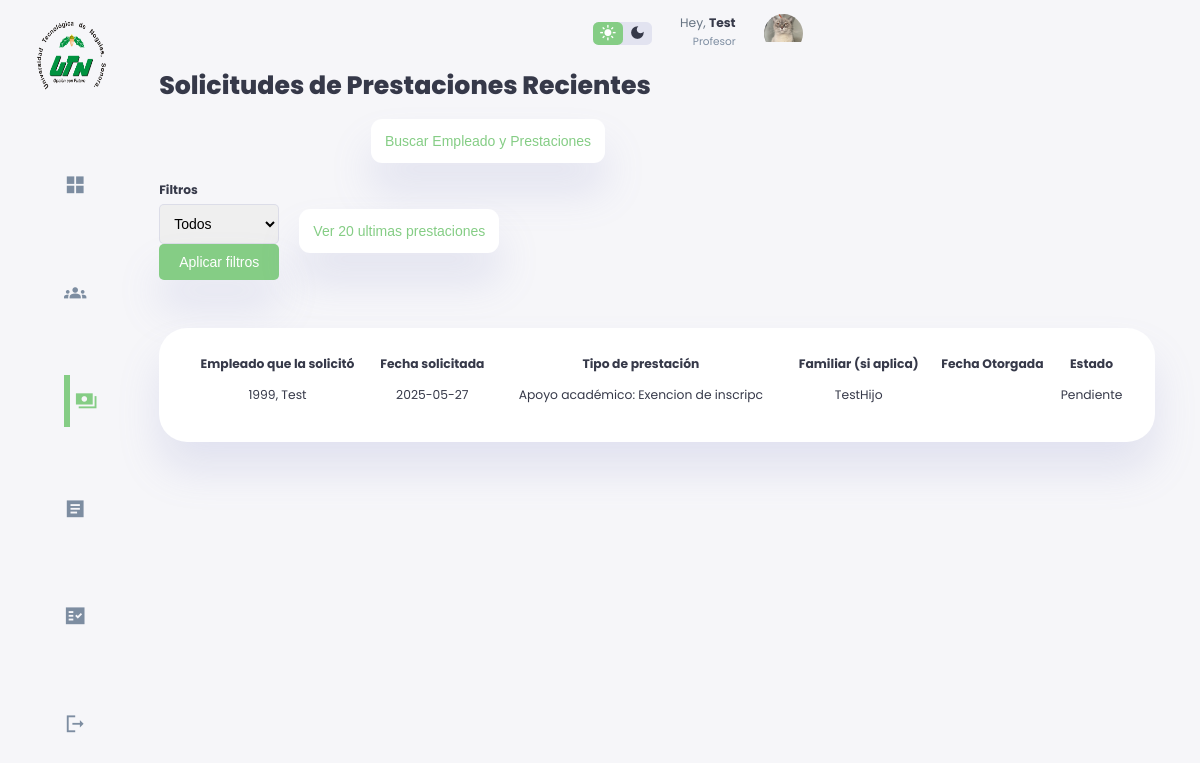
/solicitudesprestaciones.php (signed in), run on an earlier commit of the app's database.
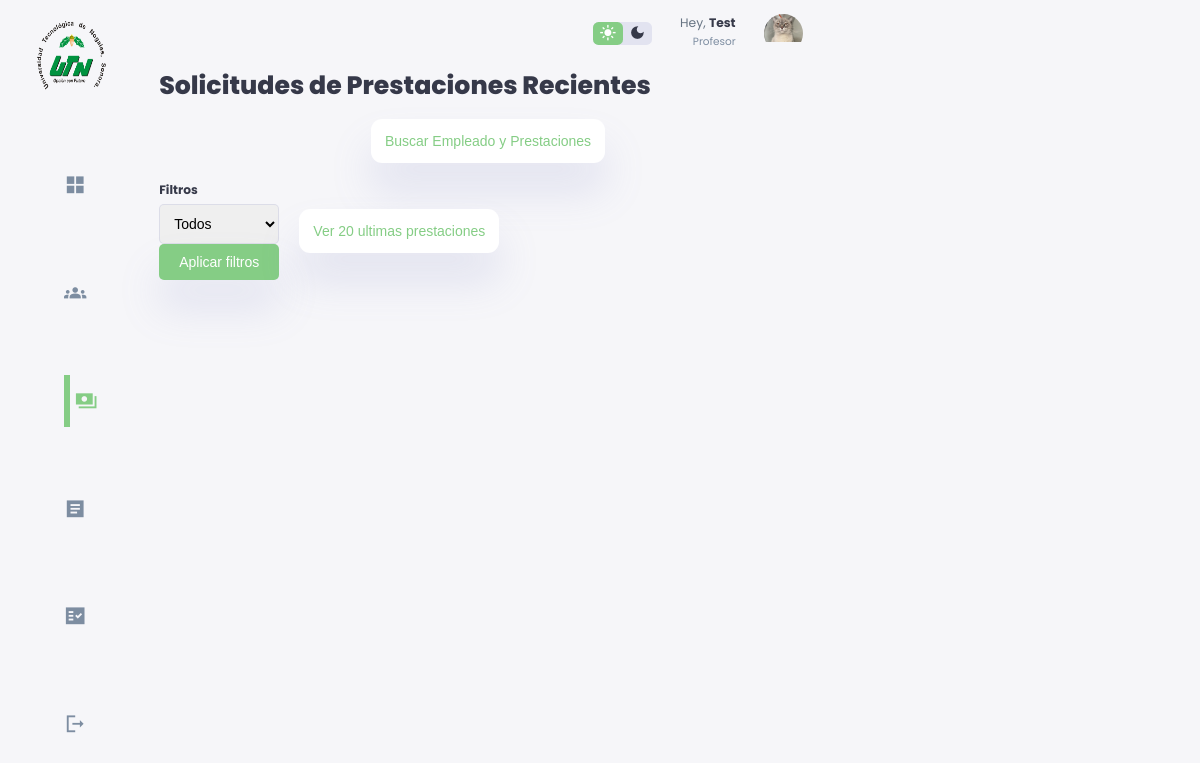
And on a later commit of the database.
### tables this page shows
CREATE TABLE `prestacion` (
  `Id_Prestacion` int(11) NOT NULL,
  `Fecha_Solicitada` date NOT NULL DEFAULT current_timestamp(),
  `Fecha_Otorgada` date DEFAULT NULL,
  `Tipo` varchar(40) NOT NULL,
  `Estado` varchar(15) DEFAULT NULL
);

CREATE TABLE `empleado_prestacion` (
  `Numero_Empleado` int(11) NOT NULL,
  `Id_Prestacion` int(11) NOT NULL,
  `Tipo` varchar(40) NOT NULL,
  `Fecha_Solicitada` date NOT NULL DEFAULT current_timestamp(),
  `Fecha_Otorgada` date DEFAULT NULL
);

CREATE TABLE `empleado` (
  `Numero_Empleado` int(20) NOT NULL,
  `Nombre_Empleado` varchar(30) NOT NULL,
  `Contraseña_Empleado` varchar(20) DEFAULT '',
  `Area` varchar(30) NOT NULL,
  `Edad` int(3) NOT NULL,
  `Genero` varchar(12) NOT NULL,
  `Titulo` varchar(50) NOT NULL,
  `Fecha_Ingreso` date NOT NULL DEFAULT current_timestamp(),
  `Direccion` varchar(200) NOT NULL,
  `Telefono` varchar(12) NOT NULL,
  `Discapacidad` varchar(50) NOT NULL DEFAULT 'N/A',
  `Estado` varchar(30) NOT NULL DEFAULT 'Activo',
  `Dias_Extras` int(2) NOT NULL DEFAULT 0,
  `Dias` int(2) NOT NULL DEFAULT 24
);

CREATE TABLE `prestacion_apoyoacademico` (
  `Id_Prestacion` int(11) NOT NULL,
  `Numero_Empleado` int(11) NOT NULL,
  `Id_Familiar` int(11) NOT NULL,
  `Nivel_Academico` varchar(20) NOT NULL,
  `Nombre_Institucion` varchar(35) NOT NULL,
  `Tipo` varchar(20) NOT NULL
);

CREATE TABLE `familiar_empleado` (
  `Id_Familiar` int(11) NOT NULL,
  `Nombre_Familiar` varchar(50) NOT NULL,
  `Nivel_academico` varchar(25) NOT NULL,
  `Edad` int(3) NOT NULL
);

### solicitudesprestaciones.php (the view, shortened to what the changed rows need)
<?php
require_once("conn.php");
?>
<!DOCTYPE html>
<html lang="en">
<head>
    <link href="lightbox.min.css" rel="stylesheet">
    <link rel="stylesheet" href="./styleSolicitudDePrestacionesxd.css">
</head>
<body>
    <div class="container">
        <div class="contenido">
            <h1>Solicitudes de Prestaciones Recientes</h1>
            <br>
            <?php
            if ($_SERVER["REQUEST_METHOD"] == "POST" && isset($_POST['aplicarFiltros'])) {
                $filtroPrestacion = $_POST['prestacionFiltro'];
                if ($filtroPrestacion == "Academico") {
                    if (!empty($_POST['especifico'])) {
                        $especifico = $_POST['especifico'];
                        echo "<script>console.log('Especifico: $especifico');</script>";
                        $querySP = $conn->prepare("SELECT * FROM prestacion p WHERE p.Tipo = 'Academico' AND p.Fecha_Otorgada IS NULL AND EXISTS (SELECT 1 FROM prestacion_apoyoacademico pa WHERE p.Id_Prestacion = pa.Id_Prestacion AND pa.Tipo LIKE ?)");
                        $querySP->bind_param("s", $especifico);
                    }
                    else {
                        $querySP = $conn->prepare("SELECT * FROM prestacion p WHERE p.Tipo = 'Academico' AND p.Fecha_Otorgada IS NULL AND EXISTS (SELECT 1 FROM prestacion_apoyoacademico pa WHERE p.Id_Prestacion = pa.Id_Prestacion)");
                    }
                } elseif ($filtroPrestacion == "Financiera") {
                    if (!empty($_POST['especifico'])) {
                        $especifico = $_POST['especifico'];
                        $querySP = $conn->prepare("SELECT * FROM prestacion p WHERE p.Tipo = 'Financiera' AND p.Fecha_Otorgada IS NULL AND EXISTS (SELECT 1 FROM prestacion_apoyofinanciero pa WHERE p.Id_Prestacion = pa.Id_Prestacion AND pa.Tipo LIKE ?)");
                        $querySP->bind_param("s", $especifico);
                    }
                    else {
                        $querySP = $conn->prepare("SELECT * FROM prestacion p WHERE p.Tipo = 'Financiera' AND p.Fecha_Otorgada IS NULL AND EXISTS (SELECT 1 FROM prestacion_apoyofinanciero pa WHERE p.Id_Prestacion = pa.Id_Prestacion)");
                    }
                } elseif ($filtroPrestacion == "Día") {
                    if (!empty($_POST['especifico'])) {
                        $especifico = $_POST['especifico'];
                        $querySP = $conn->prepare("SELECT * FROM prestacion p WHERE p.Tipo = 'Día' AND p.Fecha_Otorgada IS NULL AND EXISTS (SELECT 1 FROM prestacion_dias pa WHERE p.Id_Prestacion = pa.Id_Prestacion AND pa.Motivo LIKE ?)");
                        $querySP->bind_param("s", $especifico);
                    }
                    else {
                        $querySP = $conn->prepare("SELECT * FROM prestacion p WHERE p.Tipo = 'Día' AND p.Fecha_Otorgada IS NULL AND EXISTS (SELECT 1 FROM prestacion_dias pa WHERE p.Id_Prestacion = pa.Id_Prestacion)");
                    }
                } elseif ($filtroPrestacion == "Plazo") {
                    if (!empty($_POST['especifico'])) {
                        $especifico = $_POST['especifico'];
                        $querySP = $conn->prepare("SELECT * FROM prestacion p INNER JOIN prestacion_plazos pa ON p.Id_Prestacion = pa.Id_Prestacion WHERE p.Tipo = 'Plazo' AND p.Fecha_Otorgada IS NULL AND pa.Tipo LIKE ?");
                        $querySP->bind_param("s", $especifico);
                    }
                    else {
                        $querySP = $conn->prepare("SELECT * FROM prestacion WHERE Tipo = 'Plazo' AND Fecha_Otorgada IS NULL");
                    }
                } else {
                    $querySP = $conn->prepare("SELECT * FROM prestacion WHERE Fecha_Otorgada IS NULL");
                }
            } else {
                $querySP = $conn->prepare("SELECT * FROM prestacion WHERE Fecha_Otorgada IS NULL");
            }
            $querySP->execute();
            $resultadoSP = $querySP->get_result();
            while ($rowSP = $resultadoSP->fetch_assoc()) {
                $fechaSolicitud = $rowSP['Fecha_Solicitada'];
                $idPrestacion = $rowSP['Id_Prestacion'];
                $queryCNE = $conn->prepare("SELECT Numero_Empleado FROM empleado_prestacion WHERE Id_Prestacion = ?");
                $queryCNE->bind_param("i", $idPrestacion);
                $queryCNE->execute();
                $resultCNE = $queryCNE->get_result();
                $rowCNE = $resultCNE->fetch_assoc();
                $numeroEmpleado = $rowCNE['Numero_Empleado'];
                $queryCNME = $conn->prepare("SELECT Nombre_Empleado FROM empleado WHERE Numero_Empleado = ?");
                $queryCNME->bind_param("i", $numeroEmpleado);
                $queryCNME->execute();
                $resultCNME = $queryCNME->get_result();
                $rowCNME = $resultCNME->fetch_assoc();
                $nombreEmpleado = $rowCNME['Nombre_Empleado'];
                if ($rowSP['Tipo'] == "Academico") {
                    $queryCPA = $conn->prepare("SELECT * FROM prestacion_apoyoacademico WHERE Id_Prestacion = ?");
                    $queryCPA->bind_param("i", $idPrestacion);
                    $queryCPA->execute();
                    $resultCPA = $queryCPA->get_result();
                    $rowCPA = $resultCPA->fetch_assoc();
                    $tipo = "Apoyo académico: ".$rowCPA['Tipo'];
                }
                $queryCFP = $conn->prepare("SELECT * FROM familiar_prestacion WHERE Id_Prestacion = ?");
                $queryCFP->bind_param("i", $idPrestacion);
                $queryCFP->execute();
                $resultCFP = $queryCFP->get_result();
                if ($resultCFP->num_rows > 0) {
                    $rowCFP = $resultCFP->fetch_assoc();
                    $idFamiliar = $rowCFP['Id_Familiar'];
                    $queryCF = $conn->prepare("SELECT Nombre_Familiar FROM familiar_empleado WHERE Id_Familiar = ?");
                    $queryCF->bind_param("i", $idFamiliar);
                    $queryCF->execute();
                    $resultCF = $queryCF->get_result();
                    $rowCF = $resultCF->fetch_assoc();
                    $nombreFamiliar = $rowCF['Nombre_Familiar'];
                } else {
                    $nombreFamiliar = "N/A";
                }
            if ($rowSP['Tipo'] != "Día" && $rowSP['Tipo'] != "Plazo") {
                echo '
                <main>
                <div class="prestamos-recientes">
                <table class="table table-bordered">
                <thead>
                    <tr>
                    <th>Id Prestación</th>
                    <th>Empleado que la solicitó</th>
                    <th>Fecha solicitada</th>
                    <th>Tipo de prestación</th>
                    <th>Familiar (si aplica)</th>
                    <th>Fecha Otorgada</th>
                    <th>Estado</th>
                    <th>Acción</th>
                    </tr>
                </thead>
                <tbody>';
                echo "<tr>";
                echo "<td>".htmlspecialchars($numeroEmpleado).", ".htmlspecialchars($nombreEmpleado)."</td>";
                echo "<td>".htmlspecialchars($fechaSolicitud)."</td>";
                echo "<td>".htmlspecialchars($tipo)."</td>";
                echo "<td>".htmlspecialchars($nombreFamiliar)."</td>";
                echo "<td>".htmlspecialchars($rowSP['Fecha_Otorgada'])."</td>";
                echo "<td>".htmlspecialchars($rowSP['Estado'])."</td>";
                echo "</tr>
                </tbody>
                </table>
                </div>
                </main>";
            }
        }
        ?>
    </div>
</body>
</html>

What changed in the data, as far as the page shows it:
no longer on this page (row edited): prestacion: empleado_prestacion.Numero_Empleado "1999", empleado.Nombre_Empleado "Test", Fecha_Solicitada "2025-05-27", prestacion_apoyoacademico.Tipo "Apoyo académico: Exencion de inscripc", familiar_empleado.Nombre_Familiar "TestHijo", Estado "Pendiente"
